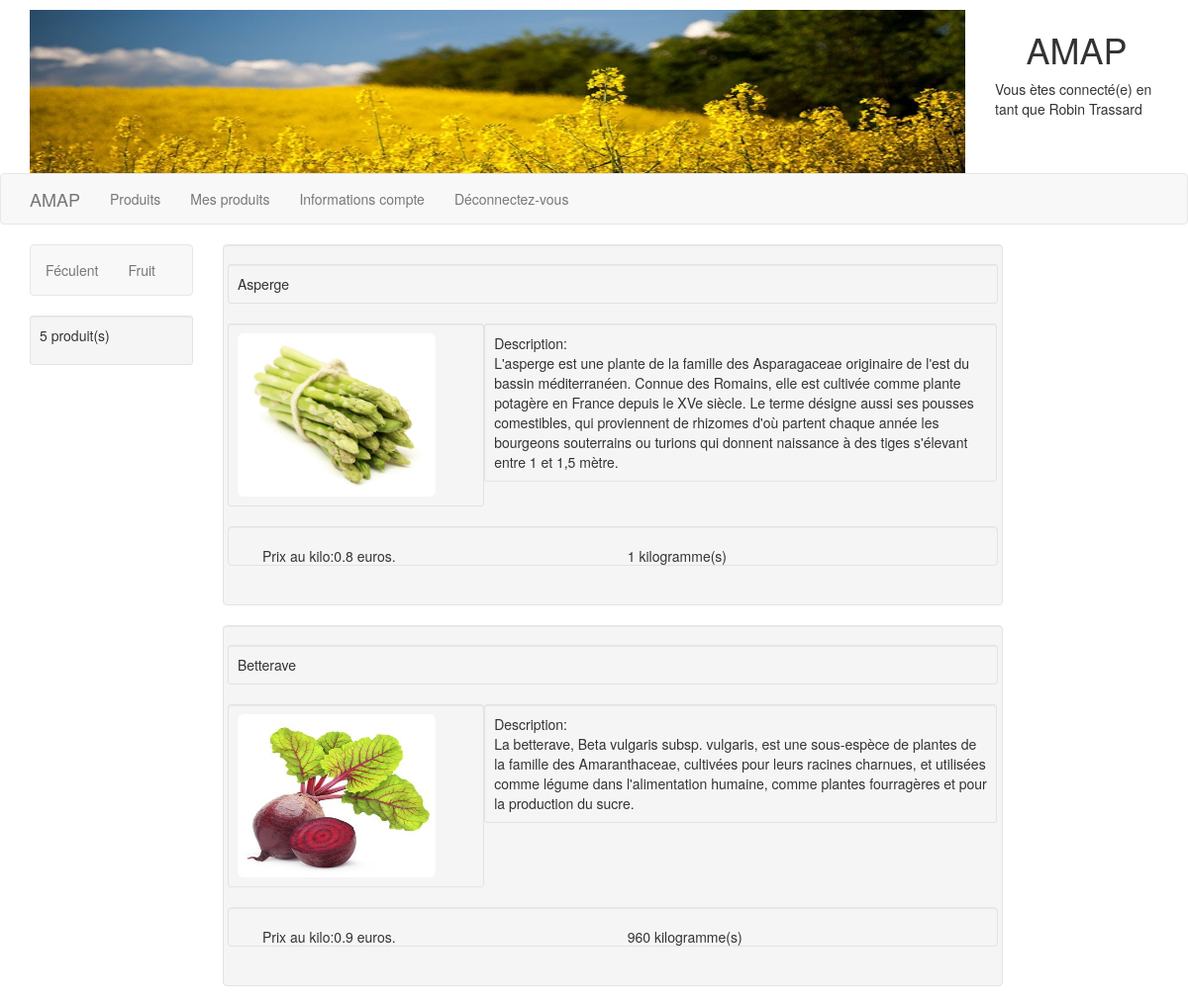
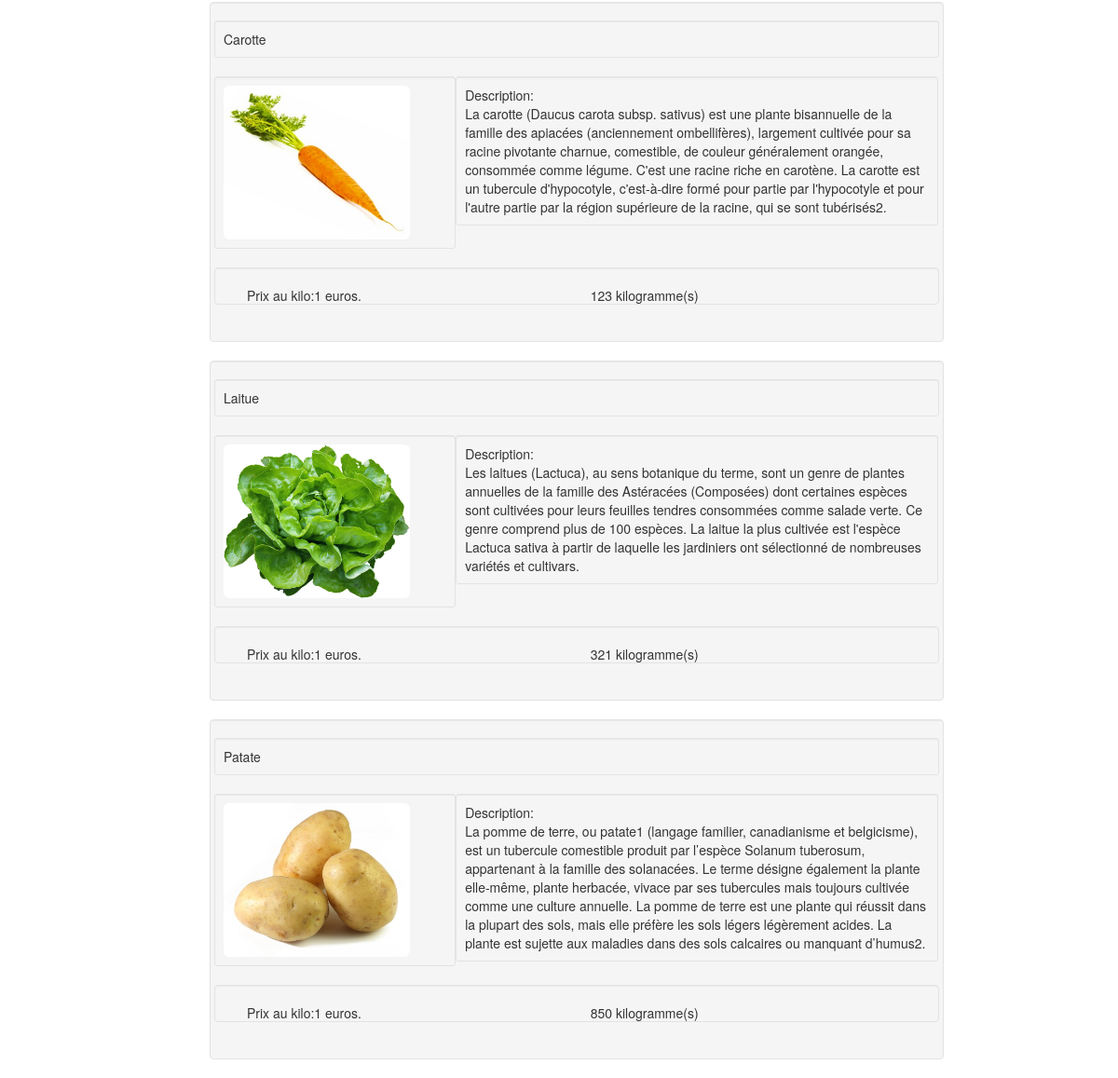
Page /index.php?uc=voirProduits&categ=1 (signed in) on the committed database (2 pictures, top to bottom).
### tables this page shows
CREATE TABLE `categorie` (
  `id` int(11) NOT NULL,
  `libelle` varchar(50) DEFAULT NULL
);

CREATE TABLE `produit` (
  `id` int(11) NOT NULL,
  `libelle` varchar(25) DEFAULT NULL,
  `description` varchar(1000) DEFAULT NULL,
  `prixunitaire` float DEFAULT NULL,
  `quantite` int(11) NOT NULL,
  `id_utilisateur` int(11) DEFAULT NULL,
  `id_categorie` int(11) DEFAULT NULL,
  `image` varchar(200) NOT NULL
);

### controleurs/c_voirProduits.php (called while the page is built)
<?php
	$categories = $pdo->get_categ();
	if (!isset($_REQUEST['categ']))
	{
		$produits = $pdo->get_produit(0);
	}
	else
	{
		$produits = $pdo->get_produit($_REQUEST['categ']);
	}
	include('vues/v_voirProduits.php');
?>

### util/fonctions.php (called while the page is built, shortened)
<?php
class AMAP
{
  	private static $serveur='mysql:host=localhost';
  	private static $bdd='dbname=amap';
  	private static $user='root' ;
  	private static $mdp='' ;
	private static $monPdo;
	private static $monAMAP = null;
	private function __construct()
	{
		try
		{
			AMAP::$monPdo = new PDO(AMAP::$serveur.';'.AMAP::$bdd, AMAP::$user, AMAP::$mdp);
			AMAP::$monPdo->setAttribute(PDO::ATTR_ERRMODE,PDO::ERRMODE_WARNING);
			AMAP::$monPdo->query("SET CHARACTER SET utf8");
		}
    	catch(PDOException $e)
		{
			echo 'Connexion impossible';
		}
	}
	public static function getAMAP()
	{
		if(AMAP::$monAMAP == null)
		{
			AMAP::$monAMAP= new AMAP();
		}
		return AMAP::$monAMAP;
	}
	public function get_categ()
	{
	    $req = AMAP::$monPdo->prepare('SELECT id, libelle FROM categorie ORDER BY libelle');
	    $req->execute();
	    $categories = $req->fetchAll();
	    return $categories;
	}
	public function get_produit($uneCateg)
	{
	    $uneCateg = (int) $uneCateg;
		if($uneCateg==0)
		{$req = 'SELECT * FROM produit WHERE quantite > 0 ORDER BY libelle';}
		else
		{$req = "SELECT * FROM produit WHERE quantite > 0 AND produit.id_categorie = '".$uneCateg."' ORDER BY libelle";}
		$req = AMAP::$monPdo->prepare($req);
	    $req->execute();
	    $produits = $req->fetchAll();
	    return $produits;
	}
}
?>

### vues/v_voirProduits.php (the view, shortened to what this page needs)
<div class="container">
	<div class="row">
			<div class="sidebar-nav col-sm-2 col-12">
				<div class="navbar navbar-default" role="navigation">
					<ul class="nav navbar-nav">
					<?php
					foreach($categories as $categorie)
					{
						echo "<li>
								<a href='index.php?uc=voirProduits&categ=".$categorie['id']."'>".$categorie['libelle']."</a>
							 </li>";
					}
					?>
					</ul>
				</div>
				<?php
					echo "<div class='well well-sm'><p>".count($produits)." produit(s)</p></div>";
				?>
			</div>
		  <div class="col-sm-10 col-xs-12">
			<?php
				foreach($produits as $cle => $produit)
				{
				echo "<div class='col-12 col-sm-10 well'>
							<div class='row'>
								<div class='well well-sm' id='libelle_produit".$produit['id']."'>".$produit['libelle']."
								</div>
							</div>
							<div class='row'>
								<div class='col-12'>
									<div class='col-12 col-sm-6 col-md-4 well well-sm'>
										<img class='imageproduit img-rounded' src= 'img/produits/".mb_strtolower($produit['libelle']).".jpg' alt='' />
									</div>
									<div class='col-12 col-sm-6 col-md-8 well well-sm' id='description_produit".$produit['id']."'>Description:<br/>".$produit['description']."</div>
								</div>
							</div>
							<div class='row'>";
								if (isset($_SESSION['id_Type_utilisateur']) && $_SESSION['id_Type_utilisateur'] == 2)
								{
									echo "<div class='col-12 well'>
											<div class='col-sm-6' id='pu_produit".$produit['id']."'>Prix au kilo:".$produit['prixunitaire']." euros.
											</div>
											<div class='col-sm-6' id='quantite_produit".$produit['id']."'>".$produit['quantite']." kilogramme(s)
											</div>
										</div>";
								}
								echo "
							</div>
					</div>";
				}
		?>
		  </div>
	</div>
</div>

### css/style.css (style rules this page uses)
a { text-decoration: none; color: blue; }
body { padding-top: 10px; }
.imageproduit { width: 200px; height: 165px; }

### rows in the picture
categorie: libelle "Féculent"
categorie: libelle "Fruit"
produit: libelle "Asperge", shows a picture, description "L'asperge est une plante de la famille des Asparagaceae originaire de l'est du bassin méditerranéen. Connue des Romains, elle est cultivée comme plante potagère en France depuis le XVe siècle. Le terme désigne aussi ses pousses comestibles, qui proviennent de rhizomes d'où partent chaque année les bourgeons souterrains ou turions qui donnent naissance à des tiges s'élevant entre 1 et 1,5 mètre.", prixunitaire "0.8", quantite "1"
produit: libelle "Betterave", shows a picture, description "La betterave, Beta vulgaris subsp. vulgaris, est une sous-espèce de plantes de la famille des Amaranthaceae, cultivées pour leurs racines charnues, et utilisées comme légume dans l'alimentation humaine, comme plantes fourragères et pour la production du sucre.", prixunitaire "0.9", quantite "960"
produit: libelle "Carotte", shows a picture, description "La carotte (Daucus carota subsp. sativus) est une plante bisannuelle de la famille des apiacées (anciennement ombellifères), largement cultivée pour sa racine pivotante charnue, comestible, de couleur généralement orangée, consommée comme légume. C'est une racine riche en carotène. La carotte est un tubercule d'hypocotyle, c'est-à-dire formé pour partie par l'hypocotyle et pour l'autre partie par la région supérieure de la racine, qui se sont tubérisés2.", prixunitaire "1", quantite "123"
produit: libelle "Laitue", shows a picture, description "Les laitues (Lactuca), au sens botanique du terme, sont un genre de plantes annuelles de la famille des Astéracées (Composées) dont certaines espèces sont cultivées pour leurs feuilles tendres consommées comme salade verte. Ce genre comprend plus de 100 espèces. La laitue la plus cultivée est l'espèce Lactuca sativa à partir de laquelle les jardiniers ont sélectionné de nombreuses variétés et cultivars.", prixunitaire "1", quantite "321"
produit: libelle "Patate", shows a picture, description "La pomme de terre, ou patate1 (langage familier, canadianisme et belgicisme), est un tubercule comestible produit par l’espèce Solanum tuberosum, appartenant à la famille des solanacées. Le terme désigne également la plante elle-même, plante herbacée, vivace par ses tubercules mais toujours cultivée comme une culture annuelle. La pomme de terre est une plante qui réussit dans la plupart des sols, mais elle préfère les sols légers légèrement acides. La plante est sujette aux maladies dans des sols calcaires ou manquant d’humus2.", prixunitaire "1", quantite "850"

### other values in the picture
$_SESSION['prenom'] "Robin"
$_SESSION['nom'] "Trassard"
count($produits) "5"
